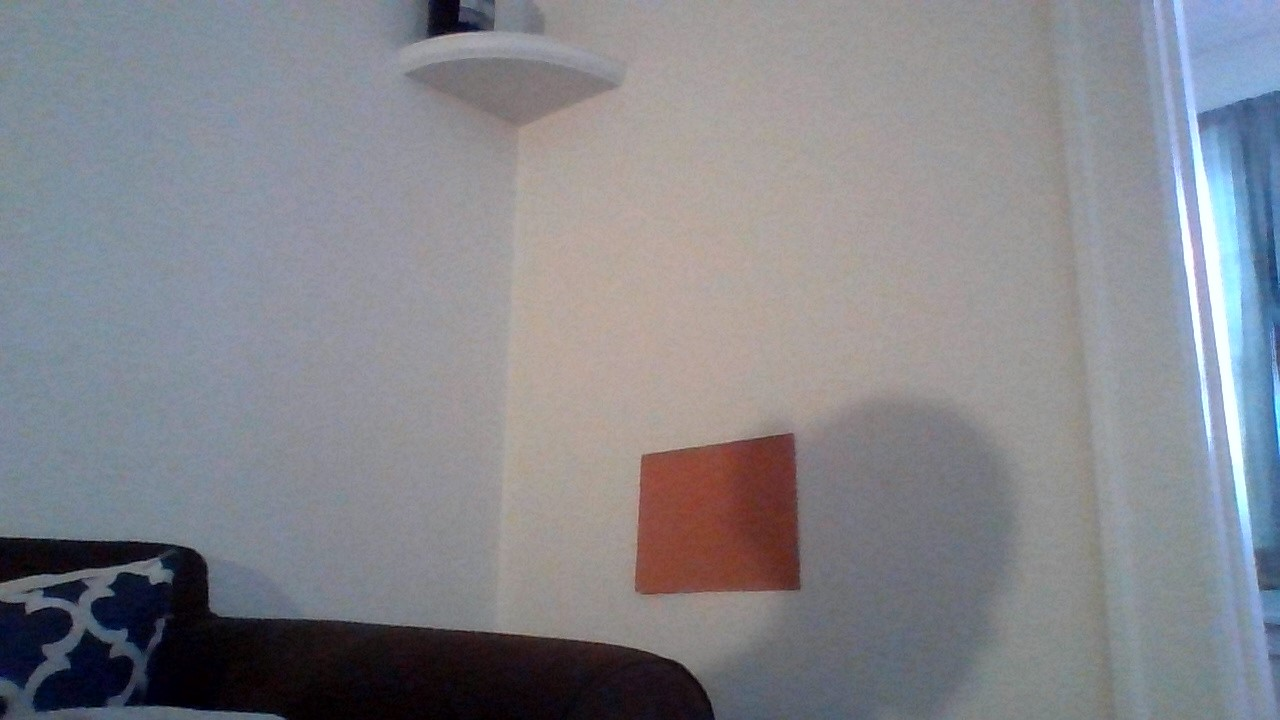
#> input picture 5ft_angle.jpg, 1280 x 720 px, found by its file name
$ python skewImageAngle_v4.py   (older library calls are emulated)
#> lines starting #> are read from the running program, lines starting #| are printed output that depends on the picture; after the words box and inside, x2 and y2 are one past the last pixel; in counts of white or black regions, pixels touching at a corner belong together
#> further down, rectImg is the input picture: shape (720, 1280, 3); mean B, G, R 139.2, 133.2, 132.4
# -*- coding: utf-8 -*-
"""
Created on Sat Jan  2 10:29:30 2021

@author: sidne
"""

###########################################
# Sidney CB
# Created: 1/1/2021 (happy new year!)
# DescriptionFirst version of program that will read in a pdf document and
# skew/tilt it based on a specified angle

# last edited: 1/2/2021
# Changes: v4 - changed structure to be more realistic of running, allowed for
#   reading in pdf as a jpg, using the larger calibration size, and relative paths
###########################################

# import necessary packages
from pdf2image import convert_from_path
import cv2
import numpy as np
import matplotlib.pyplot as plt
import imutils


def drawBox(image, marker):
    # draw a bounding box around the image and display it
	box = cv2.cv.BoxPoints(marker) if imutils.is_cv2() else cv2.boxPoints(marker)
	box = np.int0(box)
	cv2.drawContours(image, [box], -1, (0, 255, 0), 2)
	cv2.imshow("highlighted image", image);


def findRectangle(image):
    # function to find a rectangle in the image
    # returns the coordinates of the four corners

    # convert the image to grayscale, blur it, and detect edges
    gray = cv2.cvtColor(image, cv2.COLOR_BGR2GRAY)
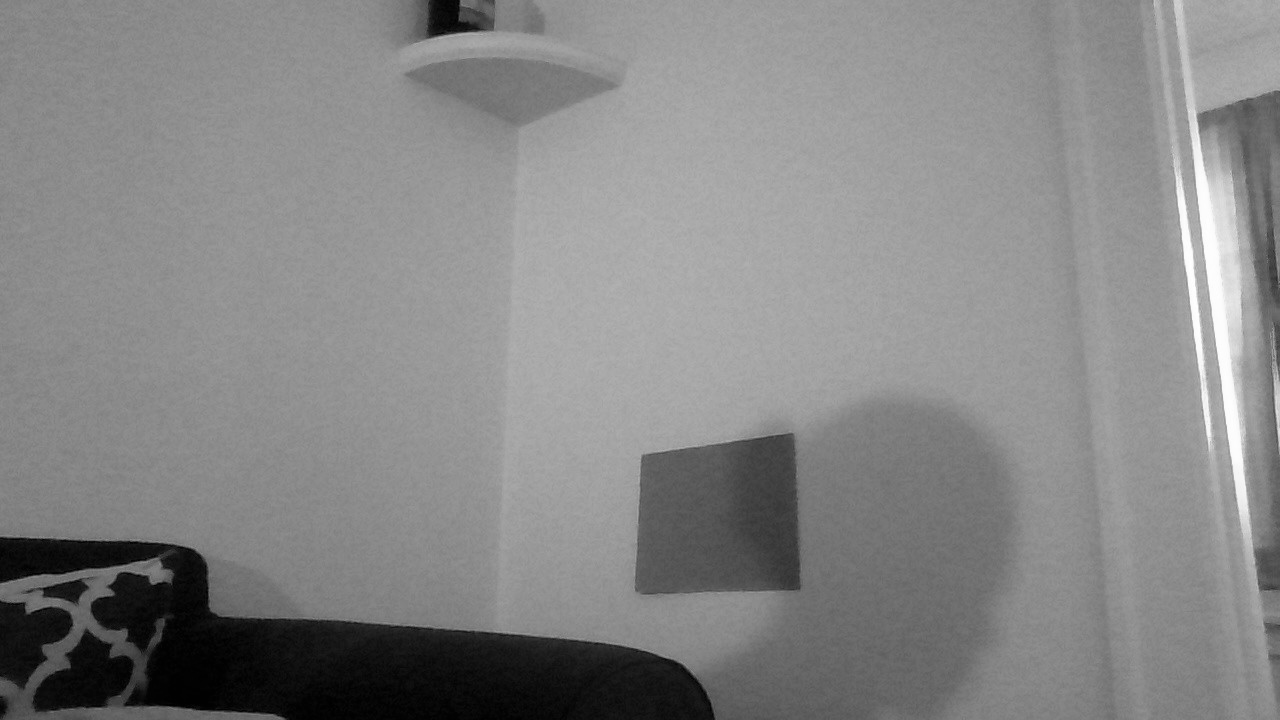
#> gray: shape (720, 1280); min 0, max 255, mean 133.6
    gray = cv2.GaussianBlur(gray, (5, 5), 0)
    edged = cv2.Canny(gray, 35, 125)
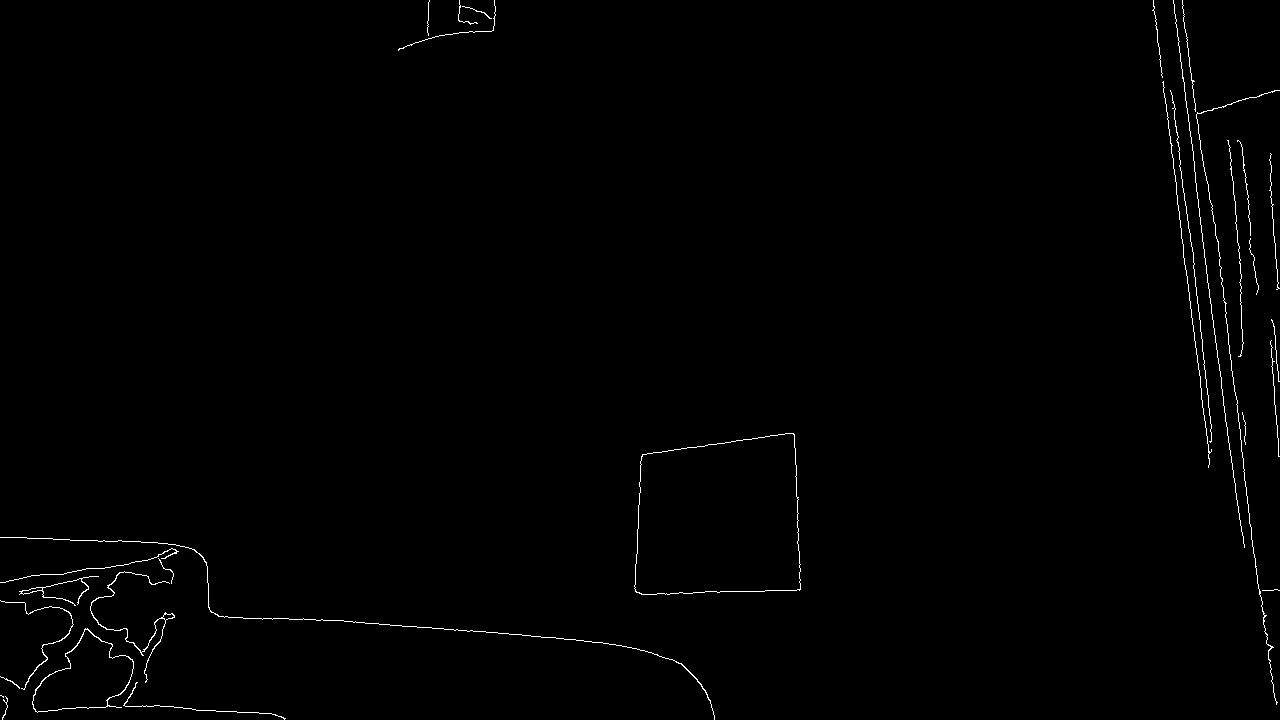
#> edged: shape (720, 1280); 0.69% white in thin lines or dots

    # find the contours in the edged image and keep the largest one;
    # we'll assume that this is our cutting surface in the image
    cnts = cv2.findContours(edged.copy(), cv2.RETR_LIST, cv2.CHAIN_APPROX_SIMPLE)
#> cnts = 34 contours, 23 with area under 20; largest, box (x1, y1, x2, y2) and area: (634, 433, 801, 595) 23638, (634, 433, 801, 595) 23630, (32, 628, 134, 713) 4780, (32, 629, 134, 713) 4702, (90, 571, 175, 683) 136
    cnts = imutils.grab_contours(cnts)
    c = max(cnts, key = cv2.contourArea)
#> c = contour of 148 points, box (x1, y1, x2, y2) (634, 433, 801, 595), area 23638

    # find the area of the rectangle and the bounding points
    rect = cv2.minAreaRect(c)
#> rect = ((715.1, 513.9), (166.7, 157.4), -1.76)
    box = cv2.boxPoints(rect)
#> box = [[634.2, 595.1], [629.4, 437.8], [796, 432.7], [800.9, 589.9]]

    drawBox(image, rect)
#> in drawBox, `box = cv2.cv.BoxPoints(marker) if imutils.is_cv2() else cv2.boxPoints(..`: box = ((634.2, 595.1), (629.4, 437.8), (796, 432.7), (800.9, 589.9))
#> in drawBox, `box = np.int0(box)`: box = [[634, 595], [629, 437], [796, 432], [800, 589]]
#> in drawBox, `cv2.drawContours(image, [box], -1, (0, 255, 0), 2)`:
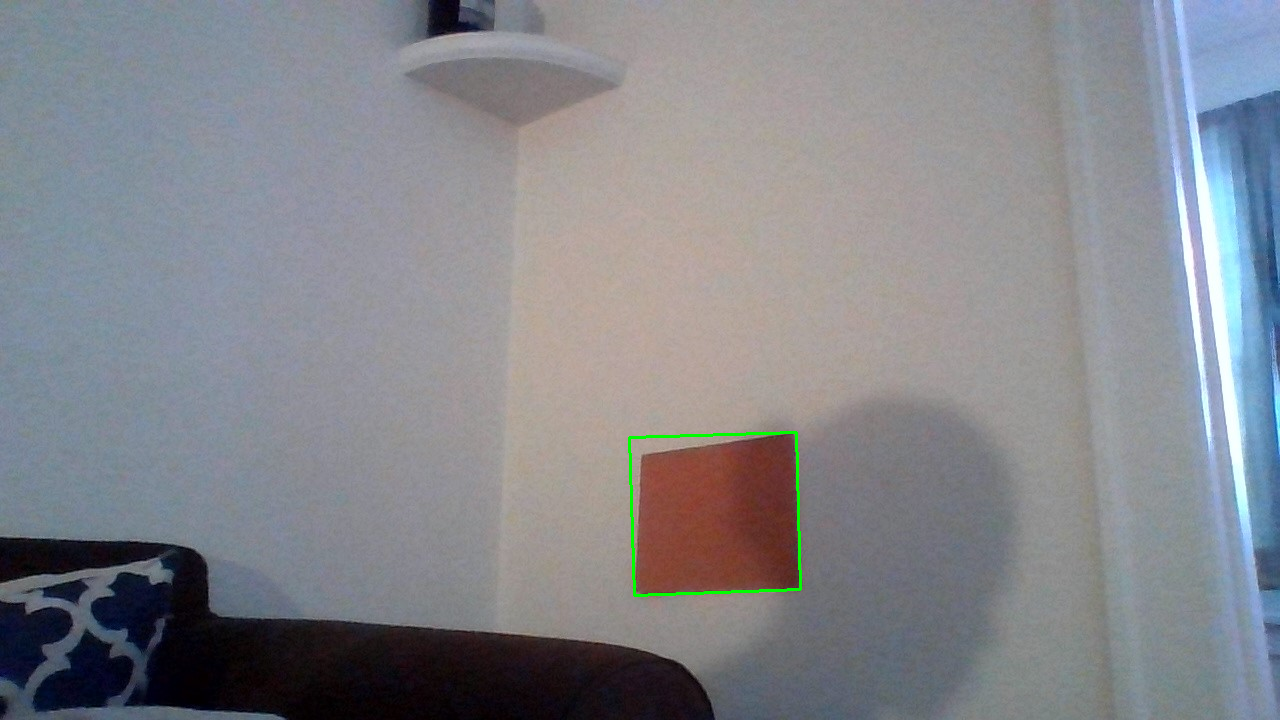
#> image: shape (720, 1280, 3); 0.21% of pixels changed, all inside (x1, y1, x2, y2) = (628, 431, 802, 597)

    return box


def openCvScaling(img):
    # as from https://docs.opencv.org/master/da/d6e/tutorial_py_geometric_transformations.html
    # not implemented yet, just put here since we expect to use it at some point
    res = cv2.resize(img,None,fx=2, fy=2, interpolation = cv2.INTER_CUBIC)
    #OR
    height, width = img.shape[:2]
    res = cv2.resize(img,(2*width, 2*height), interpolation = cv2.INTER_CUBIC)


# Set up locations
folderLoc = '..\\';
rectImageLoc = folderLoc + '5ft_angle.jpg';

fileLoc = folderLoc + 'croppedCalibration2.pdf';

sidneyPopplerPath = "..\\poppler\\Release-20.12.1\\poppler-20.12.1\\Library\\bin";


######################## 1. READ IN IMAGE OF CUTTING SURFACE ########################
## FUTURE VERSION: get image from webcam rather than a saved jpg
rectImg = cv2.imread(rectImageLoc)

# visualize the image
cv2.imshow('Cutting Surface Skewed Input', rectImg)

# find the coordinates of the cutting board corners
# save these as the origin points for the followingperspective transform
rectOriginPts = findRectangle(rectImg)
#> rectOriginPts = [[634.2, 595.1], [629.4, 437.8], [796, 432.7], [800.9, 589.9]]


######################## 2. SQUARE IMAGE OF CUTTING SURFACE USING PERSPECTIVE TRANSFORM ########################
# perform the perspective transform
# use the original range of rows and columns
(maxCols, maxRows) = rectOriginPts.max(0)
#> maxCols = 800.9; maxRows = 595.1
newCols = 800; newRows = 600; # use reasonable size of python screen for now
rectTargetPts = np.float32(
    [[0, maxRows],
     [0, 0],
     [maxCols, 0],
     [maxCols, maxRows]]
)
#> rectTargetPts = [[0, 595.1], [0, 0], [800.9, 0], [800.9, 595.1]]

# get the perspective transform
M = cv2.getPerspectiveTransform(rectOriginPts, rectTargetPts)
#> M = [[4.8, -0.148, -2957.2], [0.116, 3.78, -1728], [-4.09e-18, -2.58e-18, 1]]
# warp the image using the transform matrix
dst = cv2.warpPerspective(src=rectImg, M=M, dsize=(newCols, newRows));
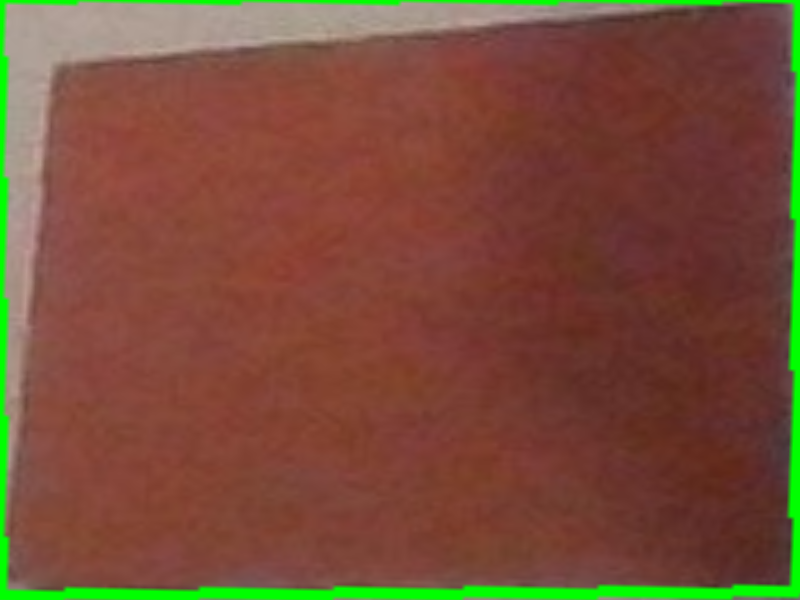
#> dst: shape (600, 800, 3); mean B, G, R 57.6, 77.9, 120
# visualize the new image
cv2.imshow('Cutting Surface Square Output', dst)

######################## 3. IMPORT THE PDF OF A PATTERN ########################
# https://github.com/Belval/pdf2image/blob/master/docs/reference.md
# https://www.geeksforgeeks.org/convert-pdf-to-image-using-python/

## In future versions, will likely have the pdf location as an input from the function

# read in the pdf as a jpg
#> (the run stopped early here; a loop or call above may not have finished)
